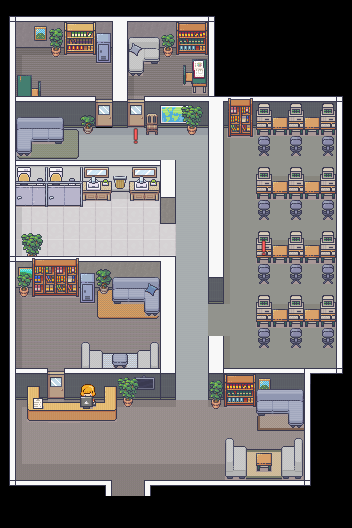

Below is a game level as drawn by its tile map, then a one-line description and the .tmx that defines it (tile-layer data replaced by summaries):
An orthogonal 22x33 tile map with 16x16 px tiles, 7 tile layers (Tile Layer 1, walls, objects-lower-lower, objects-lower, ...), 1 hidden layer not drawn, 9 tilesets and 5 objects (study, attend teaching hours, nap, spawnpoint, transition).

<map version="1.10" tiledversion="1.10.2" orientation="orthogonal" renderorder="right-down" width="22" height="33" tilewidth="16" tileheight="16" infinite="0" nextlayerid="12" nextobjectid="8">
 <tileset firstgid="1" name="Room_Builder_16x16" tilewidth="16" tileheight="16" tilecount="8284" columns="76">
  <properties>
   <property name="blocked" value="" />
  </properties>
  <image source="Room_Builder_16x16.png" trans="000000" width="1216" height="1744" />
  <tile id="392">
   <properties>
    <property name="transition" value="maps/map5/map5.tmx" />
   </properties>
  </tile>
  <tile id="623">
   <properties>
    <property name="blocked" value="" />
   </properties>
  </tile>
 </tileset>
 <tileset firstgid="8285" name="5_Classroom_and_library_16x16" tilewidth="16" tileheight="16" tilecount="544" columns="16">
  <image source="5_Classroom_and_library_16x16.png" trans="000000" width="256" height="544" />
 </tileset>
 <tileset firstgid="8829" name="2_LivingRoom_16x16" tilewidth="16" tileheight="16" tilecount="720" columns="16">
  <image source="2_LivingRoom_16x16.png" trans="000000" width="256" height="720" />
  <tile id="57">
   <properties>
    <property name="activity" value="Study,CompSci" />
   </properties>
  </tile>
 </tileset>
 <tileset firstgid="9549" name="1_Generic_16x16" tilewidth="16" tileheight="16" tilecount="1248" columns="16">
  <image source="1_Generic_16x16.png" trans="000000" width="256" height="1248" />
 </tileset>
 <tileset firstgid="10797" name="18_Jail_16x16" tilewidth="16" tileheight="16" tilecount="720" columns="16">
  <image source="18_Jail_16x16.png" trans="000000" width="256" height="720" />
 </tileset>
 <tileset firstgid="11517" name="4_Bedroom_16x16" tilewidth="16" tileheight="16" tilecount="1712" columns="16">
  <image source="4_Bedroom_16x16.png" trans="000000" width="256" height="1712" />
 </tileset>
 <tileset firstgid="13229" name="20_Japanese_interiors" tilewidth="16" tileheight="16" tilecount="512" columns="16">
  <image source="20_Japanese_interiors.png" trans="000000" width="256" height="512" />
 </tileset>
 <tileset firstgid="13741" name="3_Bathroom_16x16" tilewidth="16" tileheight="16" tilecount="896" columns="16">
  <image source="3_Bathroom_16x16.png" trans="000000" width="256" height="896" />
 </tileset>
 <tileset firstgid="14637" name="activity marker" tilewidth="16" tileheight="16" tilecount="1" columns="1">
  <image source="oie_1512512TG0HYYOf.png" width="16" height="16" />
 </tileset>
 <layer id="7" name="collisions" width="22" height="33" visible="0">
  <data>[726 cells, 402 non-empty, 3 distinct tile ids]</data>
 </layer>
 <layer id="1" name="Tile Layer 1" width="22" height="33">
  <data>[726 cells, 399 non-empty, 24 distinct tile ids]</data>
 </layer>
 <layer id="2" name="walls" width="22" height="33">
  <data>[726 cells, 231 non-empty, 28 distinct tile ids]</data>
 </layer>
 <layer id="5" name="objects-lower-lower" width="22" height="33">
  <data>[726 cells, 12 non-empty, 12 distinct tile ids]</data>
 </layer>
 <layer id="4" name="objects-lower" width="22" height="33">
  <data>[726 cells, 79 non-empty, 63 distinct tile ids]</data>
 </layer>
 <layer id="3" name="objects" width="22" height="33">
  <data>[726 cells, 191 non-empty, 117 distinct tile ids]</data>
 </layer>
 <layer id="6" name="objects-higher" width="22" height="33">
  <data>[726 cells, 52 non-empty, 8 distinct tile ids]</data>
 </layer>
 <layer id="8" name="marker" width="22" height="33">
  <data>[726 cells, 2 non-empty, 1 distinct tile ids]</data>
 </layer>
 <objectgroup id="9" name="activities">
  <object id="1" name="study" x="249.888" y="229.501" width="22.6519" height="56.2929">
   <properties>
    <property name="activity_achievements" value="SCHOLARLY_SPRINTER,WELL_ROUNDED" />
    <property name="activity_str" value="study" />
    <property name="activity_time" type="int" value="3" />
    <property name="activity_type" value="study" />
    <property name="change_stats" value="0.2,0.3,0.3" />
    <property name="is_activity" type="bool" value="true" />
   </properties>
  </object>
  <object id="2" name="attend teaching hours" x="118.764" y="128.586" width="34.3249" height="27.46">
   <properties>
    <property name="activity_achievements" value="TEACHERS_PET,WELL_ROUNDED" />
    <property name="activity_str" value="attend teaching hours" />
    <property name="activity_time" type="int" value="1" />
    <property name="activity_type" value="study" />
    <property name="change_stats" value="0.1,0.2,0.1" />
    <property name="is_activity" type="bool" value="true" />
   </properties>
  </object>
  <object id="3" name="nap" x="21.2815" y="129.272" width="51.4874" height="26.7735">
   <properties>
    <property name="activity_achievements" value="WELL_ROUNDED" />
    <property name="activity_str" value="have a nap" />
    <property name="activity_time" type="int" value="1" />
    <property name="activity_type" value="nap" />
    <property name="change_stats" value="0.15,0" />
    <property name="is_activity" type="bool" value="true" />
   </properties>
  </object>
 </objectgroup>
 <objectgroup id="10" name="spawnpoint">
  <object id="6" name="spawnpoint" x="53.0971" y="438.103" width="2" height="2">
   <properties>
    <property name="spawnpoint" type="bool" value="true" />
   </properties>
  </object>
 </objectgroup>
 <objectgroup id="11" name="spawnpoints">
  <object id="7" name="transition" x="108.032" y="469.535" width="37.8691" height="25.9787">
   <properties>
    <property name="map_id" value="NEW_WORLD" />
    <property name="spawnpoint" value="C97Sbh" />
   </properties>
  </object>
 </objectgroup>
</map>
